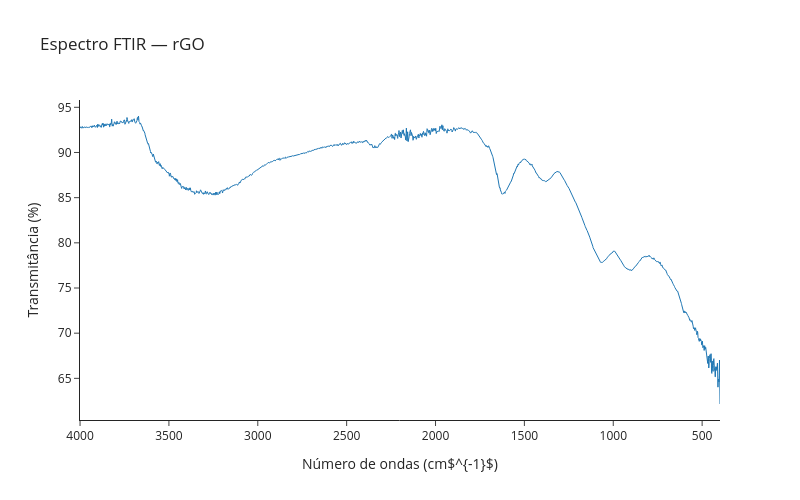

Source (notebook cell):
### Markdown cell above
# FTIR - rGO

### Code cell
ftir_plot('rGO_MMV.txt', 'rGO')

### Figure 1 — Plotly figure (JSON) as saved in the notebook; plotly's stock layout.template omitted (floating-point values rounded to 4 significant figures; data arrays with more than 128 entries replaced by an {"elided": "..."} marker saying what was removed)
{"data": [{"line": {"width": 1}, "mode": "lines", "name": "FTIR", "type": "scatter", "x": {"elided": "2507 float values"}, "y": {"elided": "2507 float values"}}], "layout": {"height": 500, "title": {"text": "Espectro FTIR — rGO"}, "width": 800, "xaxis": {"autorange": "reversed", "title": {"text": "Número de ondas (cm$^{-1}$)"}}, "yaxis": {"title": {"text": "Transmitância (%)"}}}}
